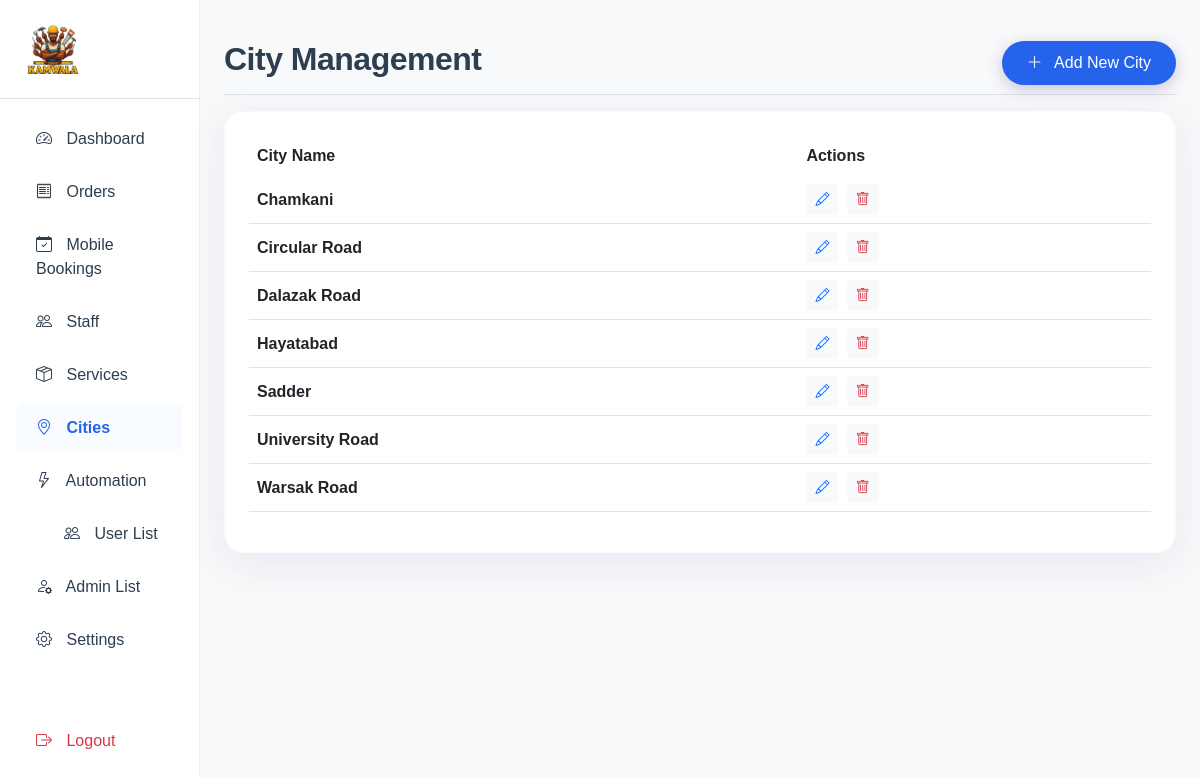
The app's page /admin/cities.php (signed in) with its own data.
### tables this page shows
CREATE TABLE `cities` (
  `id` int(11) NOT NULL,
  `name` varchar(100) NOT NULL
);

### admin/cities.php (the view, shortened to what this page needs)
<?php
require_once '../includes/db.php';
require_once 'includes/header.php';
$cities_query = "SELECT * FROM cities ORDER BY name ASC";
$cities_result = $conn->query($cities_query);
?>
<div class="d-flex justify-content-between flex-wrap flex-md-nowrap align-items-center pt-3 pb-2 mb-3 border-bottom">
    <h1 class="h2 fw-bold">City Management</h1>
    <button type="button" class="btn btn-primary-soft" data-bs-toggle="modal" data-bs-target="#cityModal" onclick="resetForm()">
        <i class="bi bi-plus-lg me-2"></i> Add New City
    </button>
</div>
<div class="antigravity-card p-4">
    <div class="table-responsive">
        <table class="table table-hover align-middle">
            <thead class="bg-light">
                <tr>
                    <th class="border-0 rounded-start">City Name</th>
                    <th class="border-0 rounded-end">Actions</th>
                </tr>
            </thead>
            <tbody>
                <?php if ($cities_result->num_rows > 0): ?>
                    <?php while($city = $cities_result->fetch_assoc()): ?>
                        <tr>
                            <td class="fw-bold"><?php echo htmlspecialchars($city['name']); ?></td>
                            <td>
                                <button class="btn btn-sm btn-light text-primary me-1"
                                        onclick='editCity(<?php echo json_encode($city); ?>)'>
                                    <i class="bi bi-pencil"></i>
                                </button>
                                <a href="cities.php?delete=<?php echo $city['id']; ?>" class="btn btn-sm btn-light text-danger" onclick="return confirm('Are you sure?')">
                                    <i class="bi bi-trash"></i>
                                </a>
                            </td>
                        </tr>
                    <?php endwhile; ?>
                <?php else: ?>
                    <tr><td colspan="3" class="text-center py-4 text-muted">No cities found.</td></tr>
                <?php endif; ?>
            </tbody>
        </table>
    </div>
</div>
<?php require_once 'includes/footer.php'; ?>

### assets/css/style.css (style rules this page uses)
:root { --primary-color: #2563EB; --secondary-color: #f8f9fa; --accent-color: #6fcbe0; --text-dark: #2c3e50; --text-light: #8c9091; --white: #ffffff; --glass-bg: rgba(255, 255, 255, 0.9); --glass-border: rgba(255, 255, 255, 0.5); --shadow-soft: 0 10px 40px rgba(97, 73, 157, 0.1); --shadow-hover: 0 20px 50px rgba(97, 73, 157, 0.2); --radius-lg: 20px; --radius-md: 12px; --font-main: 'Poppins', sans-serif; }
body { font-family: var(--font-main); background-color: var(--secondary-color); color: var(--text-dark); -webkit-font-smoothing: antialiased; }
.antigravity-card { background: var(--white); border-radius: var(--radius-lg); box-shadow: var(--shadow-soft); border: 1px solid rgba(0, 0, 0, 0.02); transition: transform 0.3s ease, box-shadow 0.3s ease; overflow: hidden; }
.btn-primary-soft { background-color: var(--primary-color); color: var(--white); border: none; border-radius: 50px; padding: 10px 25px; font-weight: 500; box-shadow: 0 4px 15px rgba(97, 73, 157, 0.3); transition: all 0.3s ease; }
h1, h2, h3, h4, h5, h6 { font-weight: 600; letter-spacing: -0.5px; }

### records on screen
cities: name "Chamkani"
cities: name "Circular Road"
cities: name "Dalazak Road"
cities: name "Hayatabad"
cities: name "Sadder"
cities: name "University Road"
cities: name "Warsak Road"
